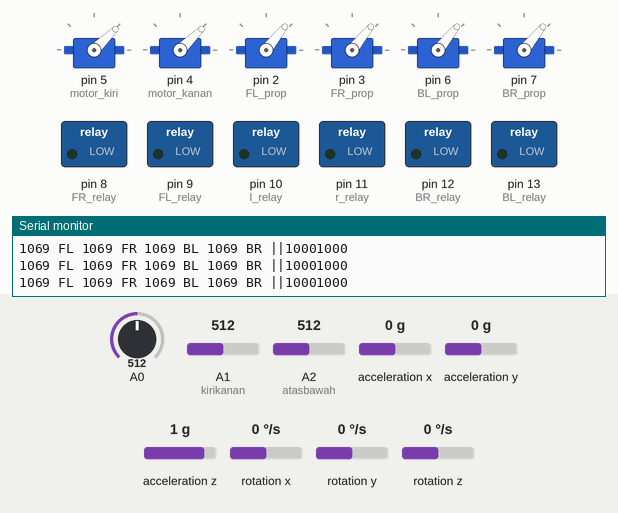
This sketch was run on a simulated Arduino Uno, built with avr-gcc and run on an emulated ATmega328P. On the bench: 6 × servo, switched loads named in the sketch (green lamp = pin HIGH), the last lines printed to the serial monitor. Wiring (inferred from the names in the program): MPU-6050 motion sensor at I2C address 0x68. The inputs (shaded band) are chosen by the test bench; at power-on: acceleration x 0 g, A1 (kirikanan) = 512, A2 (atasbawah) = 512, rotation x 0 °/s, A0 = 512, acceleration y 0 g, acceleration z 1 g, rotation y 0 °/s, rotation z 0 °/s.

Above: at 2.7 s.
2.8 s: acceleration x set to -1.4 g
At 3.3 s:
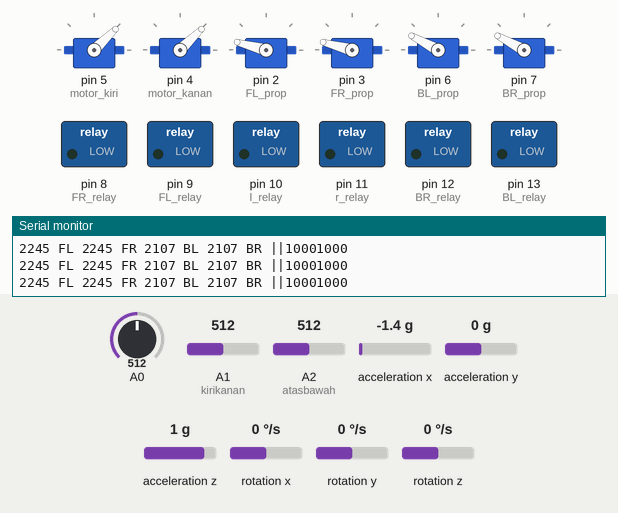
4.3 s: A1 (kirikanan) set to 350
5.8 s: A1 (kirikanan) set to 329
At 6.7 s:
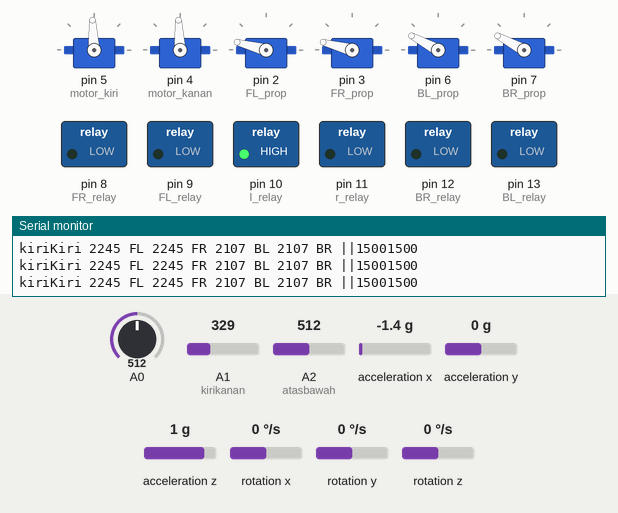
7.3 s: A2 (atasbawah) set to 359
10.3 s: A2 (atasbawah) set to 326
At 10.9 s:
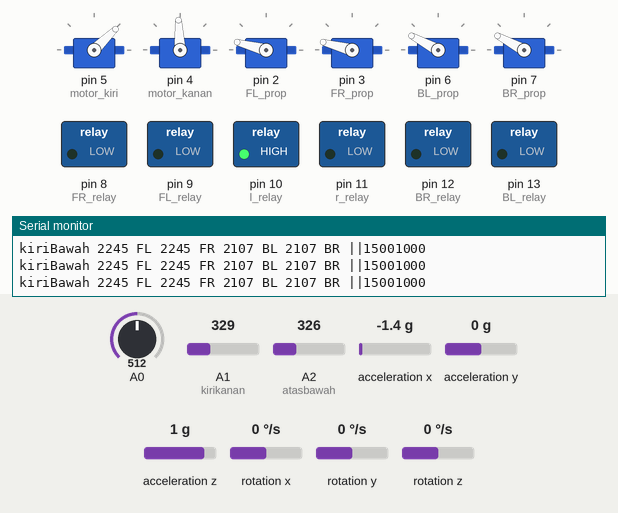
11.8 s: rotation x set to -192 °/s
At 12.15 s:
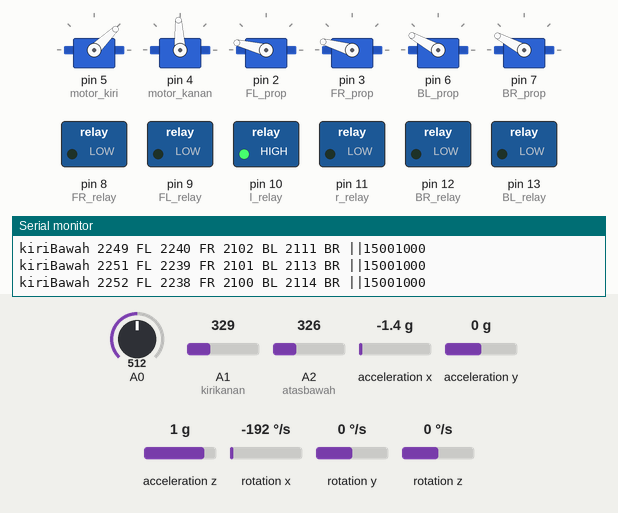
Timing chart, 0 to 17.4 s (numbered marks = the images above; inputs shaded):
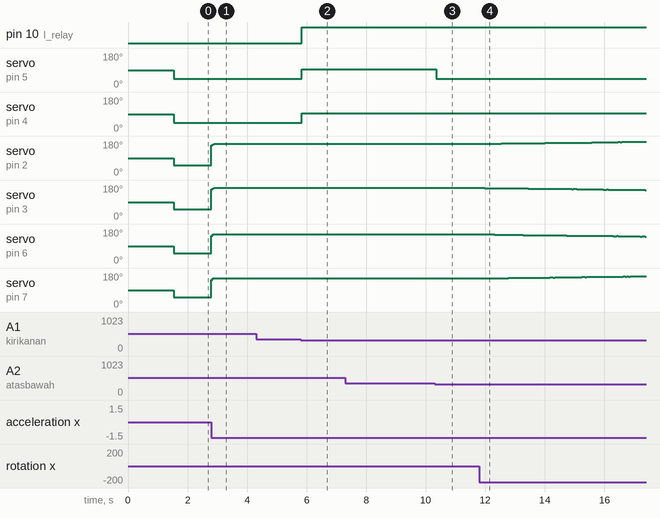

The sketch:

codehulio_V4.ino
```cpp
#include <Wire.h>
#include <Servo.h>
#include "I2Cdev.h"
#include "MPU6050.h"

Servo FL_prop;
Servo FR_prop;
Servo BL_prop;
Servo BR_prop;
///////////////////kirikanan
Servo motor_kiri;
Servo motor_kanan;
int kirikanan = 1;
int atasbawah = 2;
#define l_relay 10
#define r_relay 11
int map_kirikanan;
int map_atasbawah;
int LmotorValue;
int RmotorValue;
int Value = 1500;
///////////////end-kirikanan
int FL_relay = 9;
int FR_relay = 8;
int BL_relay = 13;
int BR_relay = 12;
//int kiri_relay = 11;
//int kanan_relay = 10;
int tambahan = 60;

///////////////////CALIBRATION
////Change this 3 variables if you want to fine tune the skecth to your needs.
//int buffersize=1000;     //Amount of readings used to average, make it higher to get more precision but sketch will be slower  (default:1000)
//int acel_deadzone=8;     //Acelerometer error allowed, make it lower to get more precision, but sketch may not converge  (default:8)
//int giro_deadzone=1;     //Giro error allowed, make it lower to get more precision, but sketch may not converge  (default:1)
//
//// default I2C address is 0x68
//// specific I2C addresses may be passed as a parameter here
//// AD0 low = 0x68 (default for InvenSense evaluation board)
//// AD0 high = 0x69
////MPU6050 accelgyro;
//MPU6050 accelgyro(0x68); // <-- use for AD0 high
//
//int16_t ax, ay, az,gx, gy, gz;
//
//int mean_ax,mean_ay,mean_az,mean_gx,mean_gy,mean_gz,state=0;
//int ax_offset,ay_offset,az_offset,gx_offset,gy_offset,gz_offset;

//////////////////// MPU-6050//////////////////////////////
const int MPU = 0x68; // MPU6050 I2C address
float AccX, AccY, AccZ;
float GyroX, GyroY, GyroZ;
float accAngleX, accAngleY, gyroAngleX, gyroAngleY, gyroAngleZ;
float roll, pitch, yaw;
float AccErrorX, AccErrorY, GyroErrorX, GyroErrorY, GyroErrorZ;
float elapsedTime, currentTime, previousTime;
int c = 0;
float alpha;
float rad_to_deg = 180/3.141592654;

/////////////////PID CONSTANTS/////////////////
float PID, pwmLeft, pwmRight, error, previous_error;
float pid_pX=0, pid_pY=0;
float pid_iX=0, pid_iY=0;
float pid_dX=0, pid_dY=0;
/// X axis
double kpX=12;//3.55
double kiX=0.005;//0.003
double kdX=3;//2.05
// Y axis
double kpY=12 ;//3.55
double kiY=0.005;//0.003
double kdY=3;//2.05

//////////////////MOTOR WRITE/////////////
float zero = 0; //This is the angle in which we whant the
                         //balance to stay steady
float errorX, errorY;
float preverrorX,preverrorY;
float PIDX, PIDY;
int MFR, MFL, MBR, MBL;
int X;
float throttle =1000;
float PIDBL, PIDBR, PIDFL, PIDFR;

void setup() {

//  TWBR = 24;
//     //////////////////// CALIBRATION///////////////////
  Serial.begin(9600);
  Wire.begin();
//  accelgyro.initialize();
//  // start message
//  Serial.println("\nMPU6050 Calibration Sketch");
//  //delay(2000);
//  Serial.println("\nYour MPU6050 should be placed in horizontal position, with package letters facing up. \nDon't touch it until you see a finish message.\n");
//  //delay(3000);
//  // verify connection
//  Serial.println(accelgyro.testConnection() ? "MPU6050 connection successful" : "MPU6050 connection failed");
//  delay(1000);
//  // reset offsets
//  accelgyro.setXAccelOffset(713);
//  accelgyro.setYAccelOffset(98);
//  accelgyro.setZAccelOffset(17098);
//  accelgyro.setXGyroOffset(0);
//  accelgyro.setYGyroOffset(0);
//  accelgyro.setZGyroOffset(0);


  ////////// MPU-6050/////////////
                      // Initialize comunication
  Wire.beginTransmission(MPU);       // Start communication with MPU6050 // MPU=0x68
  Wire.write(0x6B);                  // Talk to the register 6B
  Wire.write(0x00);                  // Make reset - place a 0 into the 6B register
  Wire.endTransmission(true);        //end the transmission
  /*
  // Configure Accelerometer Sensitivity - Full Scale Range (default +/- 2g)
  Wire.beginTransmission(MPU);
  Wire.write(0x1C);                  //Talk to the ACCEL_CONFIG register (1C hex)
  Wire.write(0x10);                  //Set the register bits as 00010000 (+/- 8g full scale range)
  Wire.endTransmission(true);
  // Configure Gyro Sensitivity - Full Scale Range (default +/- 250deg/s)
  Wire.beginTransmission(MPU);
  Wire.write(0x1B);                   // Talk to the GYRO_CONFIG register (1B hex)
  Wire.write(0x10);                   // Set the register bits as 00010000 (1000deg/s full scale)
  Wire.endTransmission(true);
  delay(20);
  */
//  // Call this function if you need to get the IMU error values for your module
//  if (state==0){
//    Serial.println("\nReading sensors for first time...");
//    meansensors();
//    state++;
//    delay(1000);
//  }
//
//  if (state==1) {
//    Serial.println("\nCalculating offsets...");
//    calibration();
//    state++;
//    delay(1000);
//  }
//
//  if (state==2) {
//    meansensors();
//    Serial.println("\nFINISHED!");
////    Serial.print("\nSensor readings with offsets:\t");
////    Serial.print(mean_ax);
////    Serial.print("\t");
//    Serial.print(mean_ay);
//    Serial.print("\t");
//    Serial.print(mean_az);
//    Serial.print("\t");
//    Serial.print(mean_gx);
//    Serial.print("\t");
//    Serial.print(mean_gy);
//    Serial.print("\t");
//    Serial.println(mean_gz);
//    Serial.print("Your offsets:\t");
//    Serial.print(ax_offset);
//    Serial.print("\t");
//    Serial.print(ay_offset);
//    Serial.print("\t");
//    Serial.print(az_offset);
//    Serial.print("\t");
//    Serial.print(gx_offset);
//    Serial.print("\t");
//    Serial.print(gy_offset);
//    Serial.print("\t");
//    Serial.println(gz_offset);
//    Serial.println("\nData is printed as: acelX acelY acelZ giroX giroY giroZ");
//    Serial.println("Check that your sensor readings are close to 0 0 16384 0 0 0");
//    Serial.println("If calibration was succesful write down your offsets so you can set them in your projects using something similar to mpu.setXAccelOffset(youroffset)");
//  }
  calculate_IMU_error();
  delay(20);

  //////////////////////////////kirikanan
  pinMode(l_relay, OUTPUT);
  pinMode(r_relay, OUTPUT);
  motor_kiri.attach(5);  // attaches the servo on pin 9 to the servo object
  motor_kanan.attach(4);
  //////////////////////////end-kirikanan
  pinMode(FL_relay, OUTPUT);
  pinMode(FR_relay, OUTPUT);
  pinMode(BL_relay, OUTPUT);
  pinMode(BR_relay, OUTPUT);
  Wire.begin(); //begin the wire comunication
  FL_prop.attach(2); //attatch the right motor to pin 3 MOTOR 2
  FR_prop.attach(3); //attatch the left motor to pin 2 1
  BL_prop.attach(6); //attatch the right motor to pin 7 6
  BR_prop.attach(7); // PIN 6 MOTOR 5
////
//  FL_prop.writeMicroseconds(1000);
//  FR_prop.writeMicroseconds(1000);
//  BL_prop.writeMicroseconds(1000);
//  BR_prop.writeMicroseconds(1000);
//
//  FL_prop.writeMicroseconds(1000);
//  FL_prop.writeMicroseconds(1500);
//  delay(1000);
//  FL_prop.writeMicroseconds(1000);
//
//  FR_prop.writeMicroseconds(1000);
//  FR_prop.writeMicroseconds(1500);
//  delay(1000);
//  FR_prop.writeMicroseconds(1000);
//
//  BL_prop.writeMicroseconds(1000);
//  BL_prop.writeMicroseconds(1500);
//  delay(1000);
//  BL_prop.writeMicroseconds(1000);
//
//  BR_prop.writeMicroseconds(1000);
//  BR_prop.writeMicroseconds(1500);
//  delay(1000);
//  BR_prop.writeMicroseconds(1000);

  delay(1000); /*Give some delay, 7s, to have time to connect
                *the propellers and let everything start up*/
}//end of setup void

void loop() {
  X = 2*analogRead(A0);
  throttle = X-955;

  /////////////////////////////////kirikanan
  map_kirikanan = analogRead(kirikanan);
  map_atasbawah = analogRead(atasbawah);
  map_kirikanan = map(map_kirikanan, 0, 1023, -1000, 1000);
  map_atasbawah = map(map_atasbawah, 0, 1023, -1000, 1000);
  //-1000 -333 333 1000
  //4 pojok
  //kiri atas
  if(-1000 < map_kirikanan && map_kirikanan < -333 && 333 < map_atasbawah && map_atasbawah < 1000){
    Serial.print("kiriAtas ");
    LmotorValue = 1000;
    RmotorValue = Value;
    digitalWrite(l_relay, LOW); //LOW berarti maju
    digitalWrite(r_relay, LOW);
  }
  //kanan atas
  else if(333 < map_kirikanan && map_kirikanan < 1000 && 333 < map_atasbawah && map_atasbawah < 1000){
    Serial.print("kananAtas ");
    LmotorValue = Value;
    RmotorValue = 1000;
    digitalWrite(l_relay, LOW);
    digitalWrite(r_relay, LOW);
  }
  //kiri bawah
  else if(-1000 < map_kirikanan && map_kirikanan < -333 && -1000 < map_atasbawah && map_atasbawah < -333){
    Serial.print("kiriBawah ");
    LmotorValue = 1000;
    RmotorValue = Value;
    digitalWrite(l_relay, HIGH);
    digitalWrite(r_relay, LOW);
  }
  //kanan bawah
  else if(333 < map_kirikanan && map_kirikanan < 1000 && -1000 < map_atasbawah && map_atasbawah < -333){
    Serial.print("kananBawah ");
    LmotorValue = Value;
    RmotorValue = 1000;
    digitalWrite(l_relay, LOW);
    digitalWrite(r_relay, HIGH);
  }
  //kiri kiri
  else if(-1000 < map_kirikanan && map_kirikanan < -333 && -333 < map_atasbawah && map_atasbawah < 333){
    Serial.print("kiriKiri ");
    LmotorValue = Value;
    RmotorValue = Value;
    digitalWrite(l_relay, HIGH);
    digitalWrite(r_relay, LOW);
  }
  //kanan kanan
  else if(333 < map_kirikanan && map_kirikanan < 1000 && -333 < map_atasbawah && map_atasbawah < 333){
    Serial.print("kananKanan ");
    LmotorValue = Value;
    RmotorValue = Value;
    digitalWrite(l_relay, LOW);
    digitalWrite(r_relay, HIGH);
  }
  //atas atas
  else if(-333 < map_kirikanan && map_kirikanan < 333 && 333 < map_atasbawah && map_atasbawah < 1000){
    Serial.print("atasAtas ");
    LmotorValue = 1000 -200 + map_atasbawah*1.15;
    RmotorValue = 1000 -200 + map_atasbawah*0.85;
    if (LmotorValue > 2000){
      LmotorValue = 2000;
    }
    if (RmotorValue > 2000){
      RmotorValue = 2000;
    }
    digitalWrite(l_relay, LOW);
    digitalWrite(r_relay, LOW);
  }
  //bawah bawah
  else if(-333 < map_kirikanan && map_kirikanan < 333 && -1000 < map_atasbawah && map_atasbawah < -333){
    Serial.print("bawahBawah ");
    LmotorValue = abs(-1000 +200 + map_atasbawah*1.15);
    RmotorValue = abs(-1000 +200 + map_atasbawah*0.85);
    if (LmotorValue > 2000){
      LmotorValue = 2000;
    }
    if (RmotorValue > 2000){
      RmotorValue = 2000;
    }
    digitalWrite(l_relay, LOW);
    digitalWrite(r_relay, LOW);
    digitalWrite(l_relay, HIGH);
    digitalWrite(r_relay, HIGH);
  }
  else{
    LmotorValue = 1000;
    RmotorValue = 1000;
    digitalWrite(l_relay, LOW);
    digitalWrite(r_relay, LOW);
  }
//  Serial.print(" ");
//  Serial.print(map_kirikanan);
//  Serial.print(" ");
//  Serial.print(map_atasbawah);
//  Serial.print(" ");
//  Serial.print(LmotorValue);
//  Serial.print(" ");
//  Serial.print(RmotorValue);
//  Serial.println(" ");
  motor_kiri.writeMicroseconds(LmotorValue);
  motor_kanan.writeMicroseconds(RmotorValue);
  /////////////////////////////end-kirikanan

//  int RL = analogRead(A2);
//  int FB = analogRead(A1);

/////////////////////////////I M U/////////////////////////////////////
// put your main code here, to run repeatedly:
 // === Read acceleromter data === //
  Wire.beginTransmission(MPU);
  Wire.write(0x3B); // Start with register 0x3B (ACCEL_XOUT_H)
  Wire.endTransmission(false);
  Wire.requestFrom(MPU, 6, true); // Read 6 registers total, each axis value is stored in 2 registers
  //For a range of +-2g, we need to divide the raw values by 16384, according to the datasheet
  AccX = (Wire.read() << 8 | Wire.read()) / 16384.0; // X-axis value
  AccY = (Wire.read() << 8 | Wire.read()) / 16384.0; // Y-axis value
  AccZ = (Wire.read() << 8 | Wire.read()) / 16384.0; // Z-axis value
  // Calculating Roll and Pitch from the accelerometer data
  accAngleX = (atan(AccY / sqrt(pow(AccX, 2) + pow(AccZ, 2))) * 180 / PI) - AccErrorX; // AccErrorX ~(0.58) See the calculate_IMU_error()custom function for more details
  accAngleY = (atan(-1 * AccX / sqrt(pow(AccY, 2) + pow(AccZ, 2))) * 180 / PI) - AccErrorY; // AccErrorY ~(-1.58)

  // === Read gyroscope data === //
  previousTime = currentTime;        // Previous time is stored before the actual time read
  currentTime = millis();            // Current time actual time read
  elapsedTime = (currentTime - previousTime) / 1000; // Divide by 1000 to get seconds
  Wire.beginTransmission(MPU);
  Wire.write(0x43); // Gyro data first register address 0x43
  Wire.endTransmission(false);
  Wire.requestFrom(MPU, 6, true); // Read 4 registers total, each axis value is stored in 2 registers
  GyroX = (Wire.read() << 8 | Wire.read()) / 131.0; // For a 250deg/s range we have to divide first the raw value by 131.0, according to the datasheet
  GyroY = (Wire.read() << 8 | Wire.read()) / 131.0;
  GyroZ = (Wire.read() << 8 | Wire.read()) / 131.0;
  // Correct the outputs with the calculated error values
  GyroX = GyroX + GyroErrorX; // GyroErrorX ~(-0.56)
  GyroY = GyroY + GyroErrorY; // GyroErrorY ~(2)
  GyroZ = GyroZ + GyroErrorZ; // GyroErrorZ ~ (-0.8)

  // Currently the raw values are in degrees per seconds, deg/s, so we need to multiply by sendonds (s) to get the angle in degrees
  gyroAngleX = gyroAngleX + GyroX * elapsedTime; // deg/s * s = deg
  gyroAngleY = gyroAngleY + GyroY * elapsedTime;
  yaw =  yaw + GyroZ * elapsedTime;

  alpha = 0.6321/(0.6321+elapsedTime);

  // Complementary filter - combine acceleromter and gyro angle values
  roll = ((1-alpha) *(roll+ gyroAngleX * elapsedTime) + alpha * accAngleX);
  pitch = ((1-alpha) *(pitch + gyroAngleY * elapsedTime)  + alpha * accAngleY);

  errorX = roll-zero;
  errorY = pitch-zero;
  preverrorX = errorX;
  preverrorY = errorY;
  error = errorX + errorY;

//////////////////////////PID CALC///////////////////////////

pid_pX = kpX*errorX*1.8;
pid_dX = kdX*((errorX-preverrorX)/elapsedTime)*2;
PIDX = pid_pX + pid_dX;

pid_pY = kpY*errorY*1.8;
pid_dY = kdY*((errorY-preverrorY)/elapsedTime)*2;
PIDY = pid_pY + pid_dY;

////////////////////////WRITE TO MOTOR///////////////////

if(errorX >=5 || errorX <=-5 || errorY >=5 || errorY <=-5)
{
 PIDBR=(+PIDX-PIDY);
 PIDFR=(+PIDX+PIDY);
 PIDBL=(-PIDX-PIDY);
 PIDFL=(-PIDX+PIDY);


if(roll<0){
  MBL = (PIDBL+throttle);
  MFL = (PIDFL+throttle);
  MBR = (PIDBR+throttle);
  MFR = (PIDFR+throttle);
}else{
  MBL = -(PIDBL+throttle);
  MFL = -(PIDFL+throttle);
  MBR = -(PIDBR+throttle);
  MFR = -(PIDFR+throttle);
}
if(pitch<0){
  MBL = (PIDBL+throttle);
  MFL = -(PIDFL+throttle);
  MBR = (PIDBR+throttle);
  MFR = -(PIDFR+throttle);
}else{
  MBL = -(PIDBL+throttle);
  MFL = (PIDFL+throttle);
  MBR = -(PIDBR+throttle);
  MFR = (PIDFR+throttle);
}}else{
 MBR=0+throttle;
 MFR=0+throttle;
 MBL=0+throttle;
 MFL=0+throttle;
}
////////////// LIMITER MOTOR///////////////////
if(MBR>2000){
  MBR = 2000;
}
if(MFR>2000){
  MFR = 2000;
}
if(MBL>2000){
  MBL = 2000;
}
if(MFL>2000){
  MFL = 2000;
}
if(MBR<-2000){
  MBR = 2000;
}
if(MBL<-2000){
  MBL = 2000;
}
if(MFR<-2000){
  MFR = 2000;
}
if(MFL<-2000){
  MFL = 2000;
}

/*Finnaly using the servo function we create the PWM pulses with the calculated
width for each pulse*/
if(MFL<0){
  digitalWrite(FL_relay, HIGH);
}else{
 digitalWrite(FL_relay, LOW);
}
if(MFR<0){
  digitalWrite(FR_relay, HIGH);
}else{
  digitalWrite(FR_relay, LOW);
}
if(MBL<0){
  digitalWrite(BL_relay, HIGH);
}else{
  digitalWrite(BL_relay, LOW);
}
if(MBR<0){
  digitalWrite(BR_relay, HIGH);
}else{
  digitalWrite(BR_relay, LOW);
}
MFL=abs(MFL)+1000;
MFR=abs(MFR)+1000;
MBL=abs(MBL)+1000;
MBR=abs(MBR)+1000;
FL_prop.writeMicroseconds(MFL);
FR_prop.writeMicroseconds(MFR);
BL_prop.writeMicroseconds(MBL);
BR_prop.writeMicroseconds(MBR);
//Serial.print(throttle);
//Serial.print(" throttle ");
Serial.print(MFL);
Serial.print(" FL ");
Serial.print(MFR);
Serial.print(" FR ");
Serial.print(MBL);
Serial.print(" BL ");
Serial.print(MBR);
Serial.print(" BR ||");
Serial.print(RmotorValue);
Serial.println(LmotorValue);
////Serial.print(state_FL);
//Serial.print(state_FR);
//Serial.print(state_BL);
//Serial.println(state_BR);
//Serial.print(PIDBR);
//Serial.print("//");
//Serial.print(PIDFR);
//Serial.print("//");
//Serial.print(PIDBL);
//Serial.print("//");
//Serial.println(PIDFL);

}//end of loop void

//void meansensors(){
//  long i=0,buff_ax=0,buff_ay=0,buff_az=0,buff_gx=0,buff_gy=0,buff_gz=0;
//
//  while (i<(buffersize+101)){
//    // read raw accel/gyro measurements from device
//    accelgyro.getMotion6(&ax, &ay, &az, &gx, &gy, &gz);
//
//    if (i>100 && i<=(buffersize+100)){ //First 100 measures are discarded
//      buff_ax=buff_ax+ax;
//      buff_ay=buff_ay+ay;
//      buff_az=buff_az+az;
//      buff_gx=buff_gx+gx;
//      buff_gy=buff_gy+gy;
//      buff_gz=buff_gz+gz;
//    }
//    if (i==(buffersize+100)){
//      mean_ax=buff_ax/buffersize;
//      mean_ay=buff_ay/buffersize;
//      mean_az=buff_az/buffersize;
//      mean_gx=buff_gx/buffersize;
//      mean_gy=buff_gy/buffersize;
//      mean_gz=buff_gz/buffersize;
//      Serial.print("buff_ax=");
//      Serial.print(buff_ax);
//      Serial.print(" buff_ay=");
//      Serial.print(buff_ay);
//      Serial.print(" buff_az=");
//      Serial.println(buff_az);
//    }
//    i++;
//    delay(2); //Needed so we don't get repeated measures
//  }
//}
//
//void calibration(){
//  ax_offset=-mean_ax/8;
//  ay_offset=-mean_ay/8;
//  az_offset=(16384-mean_az)/8;
//
//  gx_offset=-mean_gx/4;
//  gy_offset=-mean_gy/4;
//  gz_offset=-mean_gz/4;
//  while (1){
//    int ready=0;
//    accelgyro.setXAccelOffset(ax_offset);
//    accelgyro.setYAccelOffset(ay_offset);
//    accelgyro.setZAccelOffset(az_offset);
//
//    accelgyro.setXGyroOffset(gx_offset);
//    accelgyro.setYGyroOffset(gy_offset);
//    accelgyro.setZGyroOffset(gz_offset);
//
//    meansensors();
//    //Serial.println("...");
//    Serial.print("abs(mean_ax)=");
//    Serial.print(abs(mean_ax));
//    Serial.print(" ay=");
//    Serial.print(abs(mean_ay));
//    Serial.print(" az=");
//    Serial.println(abs(16384-mean_ax));
//
//    if (abs(mean_ax)<=acel_deadzone) ready++;
//    else ax_offset=ax_offset-mean_ax/acel_deadzone;
//
//    if (abs(mean_ay)<=acel_deadzone) ready++;
//    else ay_offset=ay_offset-mean_ay/acel_deadzone;
//
//    if (abs(16384-mean_az)<=acel_deadzone) ready++;
//    else az_offset=az_offset+(16384-mean_az)/acel_deadzone;
//
//    if (abs(mean_gx)<=giro_deadzone) ready++;
//    else gx_offset=gx_offset-mean_gx/(giro_deadzone+1);
//
//    if (abs(mean_gy)<=giro_deadzone) ready++;
//    else gy_offset=gy_offset-mean_gy/(giro_deadzone+1);
//
//    if (abs(mean_gz)<=giro_deadzone) ready++;
//    else gz_offset=gz_offset-mean_gz/(giro_deadzone+1);
//
//    if (ready==6) break;
//  }
//}

void calculate_IMU_error() {
  // We can call this funtion in the setup section to calculate the accelerometer and gyro data error. From here we will get the error values used in the above equations printed on the Serial Monitor.
  // Note that we should place the IMU flat in order to get the proper values, so that we then can the correct values
  // Read accelerometer values 200 times
  while (c < 200) {
    Wire.beginTransmission(MPU);
    Wire.write(0x3B);
    Wire.endTransmission(false);
    Wire.requestFrom(MPU, 6, true);
    AccX = (Wire.read() << 8 | Wire.read()) / 16384.0 ;
    AccY = (Wire.read() << 8 | Wire.read()) / 16384.0 ;
    AccZ = (Wire.read() << 8 | Wire.read()) / 16384.0 ;
    // Sum all readings
    AccErrorX = AccErrorX + ((atan((AccY) / sqrt(pow((AccX), 2) + pow((AccZ), 2))) * 180 / PI));
    AccErrorY = AccErrorY + ((atan(-1 * (AccX) / sqrt(pow((AccY), 2) + pow((AccZ), 2))) * 180 / PI));
    c++;
  }
  //Divide the sum by 200 to get the error value
  AccErrorX = AccErrorX / 200;
  AccErrorY = AccErrorY / 200;
  c = 0;
  // Read gyro values 200 times
  while (c < 200) {
    Wire.beginTransmission(MPU);
    Wire.write(0x43);
    Wire.endTransmission(false);
    Wire.requestFrom(MPU, 6, true);
    GyroX = Wire.read() << 8 | Wire.read();
    GyroY = Wire.read() << 8 | Wire.read();
    GyroZ = Wire.read() << 8 | Wire.read();
    // Sum all readings
    GyroErrorX = GyroErrorX + (GyroX / 131.0);
    GyroErrorY = GyroErrorY + (GyroY / 131.0);
    GyroErrorZ = GyroErrorZ + (GyroZ / 131.0);
    c++;
  }
  //Divide the sum by 200 to get the error value
  GyroErrorX = GyroErrorX / 200;
  GyroErrorY = GyroErrorY / 200;
  GyroErrorZ = GyroErrorZ / 200;
  // Print the error values on the Serial Monitor
  Serial.print("AccErrorX: ");
  Serial.println(AccErrorX);
  Serial.print("AccErrorY: ");
  Serial.println(AccErrorY);
  Serial.print("GyroErrorX: ");
  Serial.println(GyroErrorX);
  Serial.print("GyroErrorY: ");
  Serial.println(GyroErrorY);
  Serial.print("GyroErrorZ: ");
  Serial.println(GyroErrorZ);
}
```

Measured:
- the behaviour switches between 342 and 341 on A1 (kirikanan) (found by bisection; images 1 and 2)
- the behaviour switches between 342 and 341 on A2 (atasbawah) (found by bisection; images 2 and 3)
- after the input at 2.8 s, servo on pin 2 (FL_prop), servo on pin 3 (FR_prop): 51° → 165° at once; servo on pin 6 (BL_prop), servo on pin 7 (BR_prop): 51° → 152° at once
- after the input at 5.8 s, pin 10 (l_relay): LOW → HIGH at once; servo on pin 5 (motor_kiri), servo on pin 4 (motor_kanan): 44° → 93° at once
- after the input at 10.3 s, servo on pin 5 (motor_kiri): 93° → 44° after 0.05 s
- after the input at 11.8 s, servo on pin 2 (FL_prop): 165° → 166° after 0.24 s, → 167° 0.51 s later, → 168° 0.56 s later, → 169° 0.51 s later, … (20 changes in this stretch); servo on pin 3 (FR_prop): 165° → 164° after 0.18 s, → 163° 0.56 s later, → 162° 0.51 s later, → 161° 0.39 s later, … (20 changes in this stretch)
